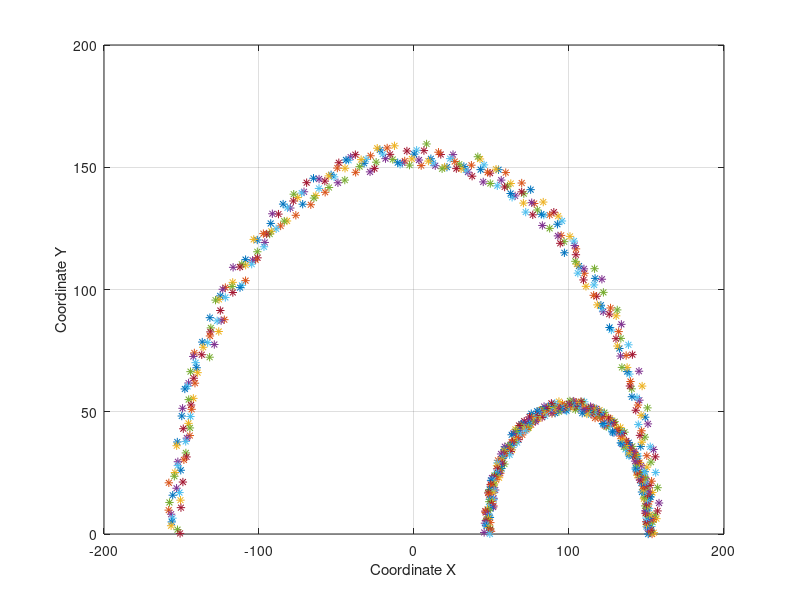

Write MATLAB code to recreate this figure. (Note: this script raises an error after producing the figure.)
clear all
close all
clc

x_1 = 100;
y_1 = 0;
x_2 = 0;
y_2 = 0;
X = [];

for alpha = 0 * pi : 0.01 : 1 * pi
    r = rand * 5 + 50;

    x = x_1 + (r * cos(alpha));
    y = y_1 + (r * sin(alpha));

    r1 = rand * 10 + 150;

    x1 = x_2 + (r1 * cos(alpha));
    y1 = y_2 + (r1 * sin(alpha));

    X = [X; [x y]];
    X = [X; [x1 y1]];
end


figure(1)
grid on;
hold on;
box on;
xlabel('Coordinate X');
ylabel('Coordinate Y');

for i = 1 : size(X, 1)
    plot(X(i, 1), X(i, 2),'*');
end

minpts = 20;
epsln = 5;

[clust_num, core_points] = dbscan(X, epsln, minpts, 'Distance', 'euclidean');

figure(2)
gscatter(X(:,1),X(:,2),clust_num);

figure(2)
grid on;
hold on;
box on;
xlabel('Coordinate X');
ylabel('Coordinate Y');
gscatter(X(:,1),X(:,2),clust_num);
